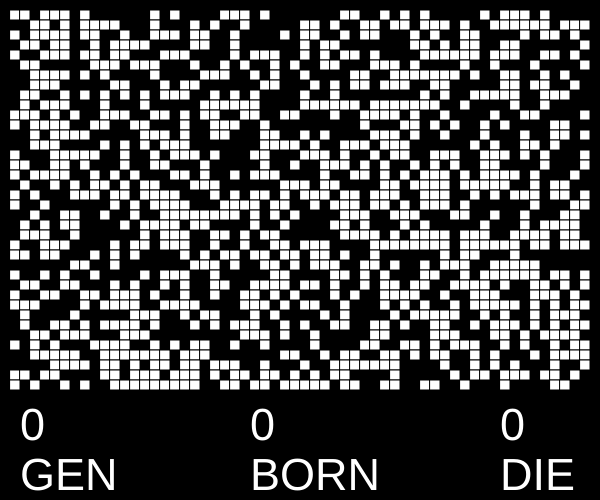
Frame 1 (no input)
Frame 60 (no input): identical to frame 1, image omitted
Frame 120 (the mouse pressed at the canvas centre since frame 60): identical to frame 1, image omitted

The p5.js sketch that drew this single still picture (run headless with seeded random() and noise() and a simulated clock; from frame 60 on, the mouse is pressed at the canvas centre):

// p5.js sketch
// ── sketch.js
let cont = 0,born = 0, die = 0;
let board;
let columns;
let rows;
let cell_size = 10;

function setup() {
  createCanvas(600, 500);
  textSize(45);
  columns = width/cell_size;
  rows = (height-100)/cell_size;
  board = createBoard(columns, rows);
  for(let x = 1; x < columns-1; x++){
    for(let y = 1; y < rows-1; y++){
      board[x][y] = floor(random(2));
    }
  }
}

function draw() {
  background(0);
  colorBoard();
  if (keyIsPressed === true){
    if (keyCode === RIGHT_ARROW)
      cont++;
      let res = []
      res = next();
      born = res[0]; die = res[1];
  }
  genText(cont, born, die);
}
  

function colorBoard(){
  for(let x = 0; x < columns; x++){
    for(let y = 0; y < rows; y++){
      let posx = x*cell_size;
      let posy = y*cell_size;
      if(board[x][y] == 1){
        fill(255);
        stroke(0);
        rect(posx,posy,cell_size);
      }
    }
  }
}

function next(){
  let r = random(255);
  let g = random(255); 
  let b = random(255); 
  let a = random(255);
  let data = [0,0];
  let next_board = createBoard(columns, rows);
  for(let x = 1; x < columns-1; x++){
    for(let y = 1; y < rows-1; y++){
      let cell = board[x][y];
      let neighbors = 0;
      neighbors = countNeighbors(x,y);
      if(cell == 0 && neighbors == 3){
        next_board[x][y] = 1;
        let posx=x*cell_size;
        let posy=y*cell_size;
        if(board[x][y]==1){
          fill(r, g, b, a);
          stroke(0);
          rect(posx,posy,cell_size,cell_size);
       }
        data[0]++;
      }else if(cell == 1 && (neighbors > 3 || neighbors < 2)){
        next_board[x][y] = 0;
        let posx=x*cell_size;
        let posy=y*cell_size;
        if(board[x][y]==1){
          fill(r, g, b, a);
          stroke(0);
          rect(posx,posy,cell_size,cell_size);
       }
        data[1]++;
      }else{
        next_board[x][y] = cell;
        let posx=x*cell_size;
        let posy=y*cell_size;
        if(board[x][y]==1){
          fill(r, g, b, a);
          stroke(0);
          rect(posx,posy,cell_size,cell_size);
       }
      }
    }
  }
  board = next_board;
  return data;
}

function countNeighbors(x,y){
  let sum_neighbors = 0;
  sum_neighbors += board[x-1][y-1];
  sum_neighbors += board[x][y-1];
  sum_neighbors += board[x+1][y-1];
  sum_neighbors += board[x-1][y];
  sum_neighbors += board[x+1][y];
  sum_neighbors += board[x-1][y+1];
  sum_neighbors += board[x][y+1];
  sum_neighbors += board[x+1][y+1];
  return sum_neighbors;
}

function createBoard(cols,rws){
  let board = new Array(cols);
  for(let i = 0; i < board.length; i++){
    board[i] = new Array(rws);
  }
  return board;
}

function genText(cont, born, die){
  fill(255,255,255);
  text(cont,20,440);
  text("GEN",20,490);
  text(born,250,440);
  text("BORN",250,490);
  text(die,500,440);
  text("DIE",500,490);
}
